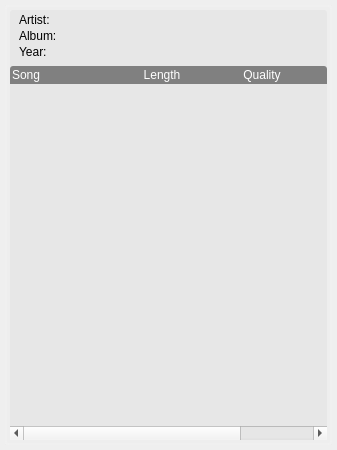
<?xml version="1.0" encoding="UTF-8"?>
<ui version="4.0">
 <class>albumInfo</class>
 <widget class="QWidget" name="albumInfo">
  <property name="geometry">
   <rect>
    <x>0</x>
    <y>0</y>
    <width>337</width>
    <height>450</height>
   </rect>
  </property>
  <property name="windowTitle">
   <string>Form</string>
  </property>
  <layout class="QVBoxLayout" name="verticalLayout">
   <property name="spacing">
    <number>5</number>
   </property>
   <property name="margin">
    <number>5</number>
   </property>
   <item>
    <widget class="QWidget" name="wWrapper" native="true">
     <property name="styleSheet">
      <string notr="true">#wWrapper {
	background-color: rgba(236, 236, 236, 100);
	border-radius: 3px;
	border: 2px solid rgba(241, 241, 241, 180);

}</string>
     </property>
     <layout class="QVBoxLayout" name="verticalLayout_2">
      <property name="spacing">
       <number>0</number>
      </property>
      <property name="margin">
       <number>5</number>
      </property>
      <item>
       <widget class="QWidget" name="wContainer" native="true">
        <property name="styleSheet">
         <string notr="true">#wContainer {
	background-color: rgba(223, 223, 223, 120);
	border: 0px solid gray;
	border-radius: 3px;

}</string>
        </property>
        <layout class="QVBoxLayout" name="verticalLayout_3">
         <property name="spacing">
          <number>2</number>
         </property>
         <property name="margin">
          <number>0</number>
         </property>
         <item>
          <widget class="QWidget" name="wImage" native="true"/>
         </item>
         <item>
          <widget class="QWidget" name="wInfo" native="true">
           <property name="styleSheet">
            <string notr="true">#wInfo {


}</string>
           </property>
           <layout class="QFormLayout" name="formLayout">
            <property name="fieldGrowthPolicy">
             <enum>QFormLayout::AllNonFixedFieldsGrow</enum>
            </property>
            <property name="rowWrapPolicy">
             <enum>QFormLayout::DontWrapRows</enum>
            </property>
            <property name="labelAlignment">
             <set>Qt::AlignLeading|Qt::AlignLeft|Qt::AlignVCenter</set>
            </property>
            <property name="verticalSpacing">
             <number>2</number>
            </property>
            <property name="leftMargin">
             <number>9</number>
            </property>
            <property name="topMargin">
             <number>1</number>
            </property>
            <property name="rightMargin">
             <number>9</number>
            </property>
            <property name="bottomMargin">
             <number>5</number>
            </property>
            <item row="0" column="0">
             <widget class="QLabel" name="lArtist">
              <property name="text">
               <string>Artist:</string>
              </property>
             </widget>
            </item>
            <item row="1" column="0">
             <widget class="QLabel" name="lAlbum">
              <property name="text">
               <string>Album:</string>
              </property>
             </widget>
            </item>
            <item row="2" column="0">
             <widget class="QLabel" name="lYear">
              <property name="text">
               <string>Year:</string>
              </property>
             </widget>
            </item>
            <item row="0" column="1">
             <widget class="QLabel" name="inputArtist">
              <property name="text">
               <string/>
              </property>
             </widget>
            </item>
            <item row="1" column="1">
             <widget class="QLabel" name="inputAlbum">
              <property name="text">
               <string/>
              </property>
             </widget>
            </item>
            <item row="2" column="1">
             <widget class="QLabel" name="inputYear">
              <property name="text">
               <string/>
              </property>
             </widget>
            </item>
           </layout>
          </widget>
         </item>
         <item>
          <widget class="QTableWidget" name="twSongs">
           <property name="styleSheet">
            <string notr="true">#twSongs {
	background-color: transparent;
	border-radius: 3px;
}

QHeaderView {
	background-color: gray;
	border: 0px;
	border-top-left-radius: 3px;
	border-top-right-radius: 3px;
	color: white;
	padding-left: 2px;
}

QHeaderView::section {
	background-color: transparent;
	border: 0px;
}

QScrollBar:horizontal {
     border: 0.5px solid grey;/*rgb(200, 200, 255);*/
	 border-radius: 5px;
     background-color: rgba(232, 232, 232, 150);
     height: 10px;
     margin: 0px 5px 0px 5px;
 }
 QScrollBar::handle:horizontal {
     background-color: rgb(95, 95, 95);
	 border: 0px;
	 border-radius: 3px;	
 }
 
QScrollBar::add-line:horizontal {
     border: 0px solid grey;
     background: none;
     width: 0px;
 }

 QScrollBar::sub-line:horizontal {
     border: 0px solid grey;
	 background: none;
     width: 0px;
   
 }</string>
           </property>
           <property name="frameShape">
            <enum>QFrame::NoFrame</enum>
           </property>
           <property name="editTriggers">
            <set>QAbstractItemView::NoEditTriggers</set>
           </property>
           <property name="showDropIndicator" stdset="0">
            <bool>false</bool>
           </property>
           <property name="dragDropOverwriteMode">
            <bool>false</bool>
           </property>
           <property name="showGrid">
            <bool>false</bool>
           </property>
           <property name="cornerButtonEnabled">
            <bool>false</bool>
           </property>
           <attribute name="horizontalHeaderHighlightSections">
            <bool>false</bool>
           </attribute>
           <attribute name="horizontalHeaderMinimumSectionSize">
            <number>20</number>
           </attribute>
           <attribute name="verticalHeaderVisible">
            <bool>false</bool>
           </attribute>
           <attribute name="verticalHeaderHighlightSections">
            <bool>false</bool>
           </attribute>
           <column>
            <property name="text">
             <string>Song</string>
            </property>
            <property name="textAlignment">
             <set>AlignLeft|AlignVCenter</set>
            </property>
           </column>
           <column>
            <property name="text">
             <string>Length</string>
            </property>
            <property name="textAlignment">
             <set>AlignHCenter|AlignVCenter|AlignCenter</set>
            </property>
           </column>
           <column>
            <property name="text">
             <string>Quality</string>
            </property>
            <property name="textAlignment">
             <set>AlignHCenter|AlignVCenter|AlignCenter</set>
            </property>
           </column>
           <column>
            <property name="text">
             <string>Genres</string>
            </property>
           </column>
          </widget>
         </item>
        </layout>
       </widget>
      </item>
     </layout>
    </widget>
   </item>
  </layout>
 </widget>
 <resources/>
 <connections/>
</ui>
